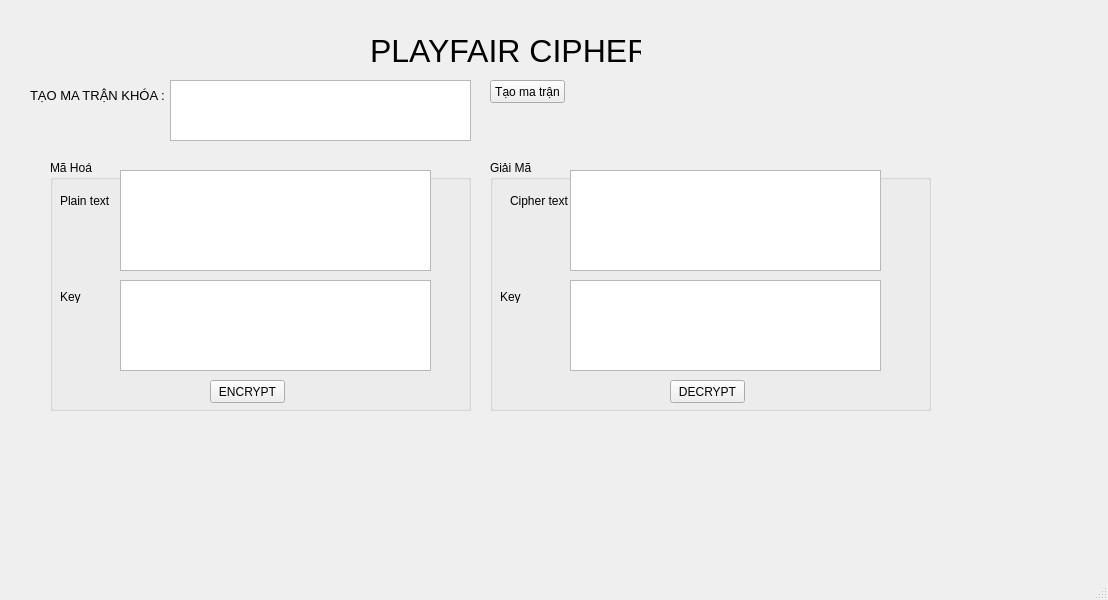
<?xml version="1.0" encoding="UTF-8"?>
<ui version="4.0">
 <class>MainWindow</class>
 <widget class="QMainWindow" name="MainWindow">
  <property name="geometry">
   <rect>
    <x>0</x>
    <y>0</y>
    <width>1108</width>
    <height>600</height>
   </rect>
  </property>
  <property name="windowTitle">
   <string>MainWindow</string>
  </property>
  <widget class="QWidget" name="centralwidget">
   <widget class="QLabel" name="label">
    <property name="geometry">
     <rect>
      <x>370</x>
      <y>20</y>
      <width>271</width>
      <height>61</height>
     </rect>
    </property>
    <property name="font">
     <font>
      <pointsize>24</pointsize>
     </font>
    </property>
    <property name="text">
     <string>PLAYFAIR CIPHER</string>
    </property>
   </widget>
   <widget class="QLabel" name="label_2">
    <property name="geometry">
     <rect>
      <x>30</x>
      <y>80</y>
      <width>141</width>
      <height>31</height>
     </rect>
    </property>
    <property name="font">
     <font>
      <pointsize>10</pointsize>
     </font>
    </property>
    <property name="text">
     <string>TẠO MA TRẬN KHÓA :</string>
    </property>
   </widget>
   <widget class="QTextEdit" name="txtKeyMatrix">
    <property name="geometry">
     <rect>
      <x>170</x>
      <y>80</y>
      <width>301</width>
      <height>61</height>
     </rect>
    </property>
   </widget>
   <widget class="QPushButton" name="btnCreateMatrix">
    <property name="geometry">
     <rect>
      <x>490</x>
      <y>80</y>
      <width>75</width>
      <height>23</height>
     </rect>
    </property>
    <property name="text">
     <string>Tạo ma trận</string>
    </property>
   </widget>
   <widget class="QGroupBox" name="groupBox">
    <property name="geometry">
     <rect>
      <x>50</x>
      <y>160</y>
      <width>421</width>
      <height>251</height>
     </rect>
    </property>
    <property name="title">
     <string>Mã Hoá</string>
    </property>
    <widget class="QLabel" name="label_3">
     <property name="geometry">
      <rect>
       <x>10</x>
       <y>30</y>
       <width>51</width>
       <height>21</height>
      </rect>
     </property>
     <property name="text">
      <string>Plain text</string>
     </property>
    </widget>
    <widget class="QLabel" name="label_4">
     <property name="geometry">
      <rect>
       <x>10</x>
       <y>130</y>
       <width>47</width>
       <height>13</height>
      </rect>
     </property>
     <property name="text">
      <string>Key </string>
     </property>
    </widget>
    <widget class="QTextEdit" name="txtPlainText">
     <property name="geometry">
      <rect>
       <x>70</x>
       <y>10</y>
       <width>311</width>
       <height>101</height>
      </rect>
     </property>
    </widget>
    <widget class="QTextEdit" name="txtEncryptKey">
     <property name="geometry">
      <rect>
       <x>70</x>
       <y>120</y>
       <width>311</width>
       <height>91</height>
      </rect>
     </property>
    </widget>
    <widget class="QPushButton" name="btnEncrypt">
     <property name="geometry">
      <rect>
       <x>160</x>
       <y>220</y>
       <width>75</width>
       <height>23</height>
      </rect>
     </property>
     <property name="text">
      <string>ENCRYPT</string>
     </property>
    </widget>
   </widget>
   <widget class="QGroupBox" name="groupBox_2">
    <property name="geometry">
     <rect>
      <x>490</x>
      <y>160</y>
      <width>441</width>
      <height>251</height>
     </rect>
    </property>
    <property name="title">
     <string>Giải Mã</string>
    </property>
    <widget class="QLabel" name="label_5">
     <property name="geometry">
      <rect>
       <x>20</x>
       <y>30</y>
       <width>61</width>
       <height>21</height>
      </rect>
     </property>
     <property name="text">
      <string>Cipher text</string>
     </property>
    </widget>
    <widget class="QLabel" name="label_6">
     <property name="geometry">
      <rect>
       <x>10</x>
       <y>130</y>
       <width>47</width>
       <height>13</height>
      </rect>
     </property>
     <property name="text">
      <string>Key </string>
     </property>
    </widget>
    <widget class="QTextEdit" name="txtCipherText">
     <property name="geometry">
      <rect>
       <x>80</x>
       <y>10</y>
       <width>311</width>
       <height>101</height>
      </rect>
     </property>
    </widget>
    <widget class="QTextEdit" name="txtDecryptKey">
     <property name="geometry">
      <rect>
       <x>80</x>
       <y>120</y>
       <width>311</width>
       <height>91</height>
      </rect>
     </property>
    </widget>
    <widget class="QPushButton" name="btnDecrypt">
     <property name="geometry">
      <rect>
       <x>180</x>
       <y>220</y>
       <width>75</width>
       <height>23</height>
      </rect>
     </property>
     <property name="text">
      <string>DECRYPT</string>
     </property>
    </widget>
   </widget>
  </widget>
  <widget class="QMenuBar" name="menubar">
   <property name="geometry">
    <rect>
     <x>0</x>
     <y>0</y>
     <width>1108</width>
     <height>21</height>
    </rect>
   </property>
  </widget>
  <widget class="QStatusBar" name="statusbar"/>
 </widget>
 <resources/>
 <connections/>
</ui>
